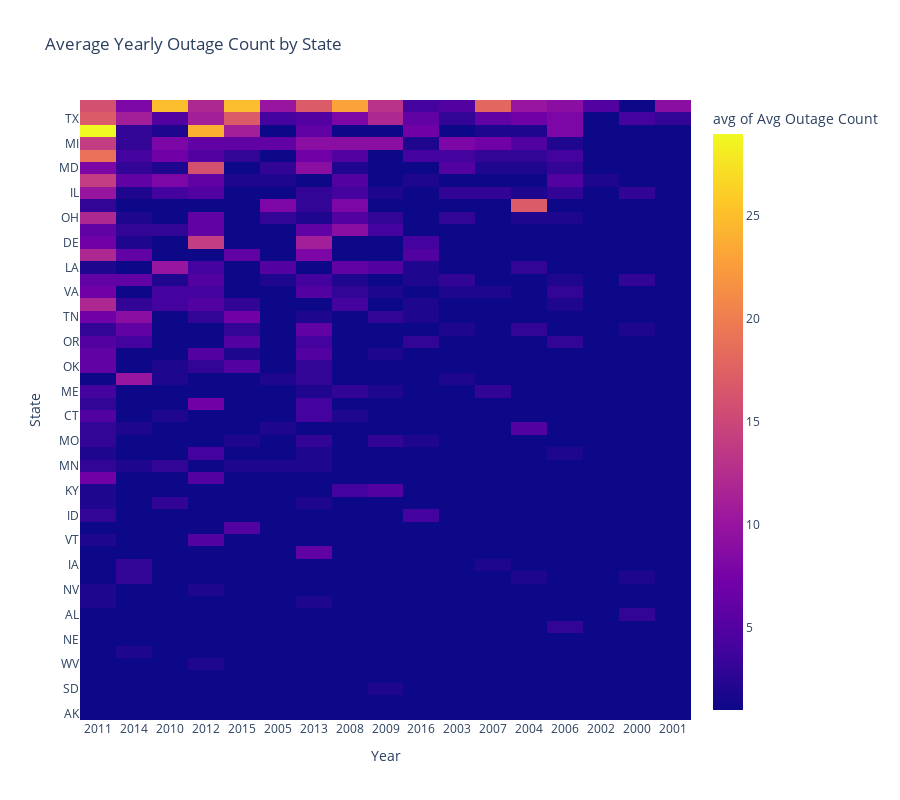

Notebook cell for this chart:
### Code cell
count_heatmap = px.density_heatmap(
    outage,
    x='year',
    y='state',
    z='yearly_outage_count_bystate',
    histfunc='avg',
    color_continuous_scale='Plasma',
    labels={'year': 'Year', 'state': 'State', 'yearly_outage_count_bystate': 'Avg Outage Count'},
    title='Average Yearly Outage Count by State'
)

count_heatmap.update_layout(
    yaxis={'categoryorder':'total ascending'},  # Sort states by total outages ascending
    xaxis=dict(dtick=1), 
    height=800,
    plot_bgcolor='#f0f0f0'
)

count_heatmap.show()

### Figure 1 — Plotly figure (JSON) as saved in the notebook; plotly's stock layout.template omitted (floating-point values rounded to 4 significant figures; data arrays with more than 128 entries replaced by an {"elided": "..."} marker saying what was removed)
{"data": [{"coloraxis": "coloraxis", "histfunc": "avg", "hovertemplate": "Year=%{x}<br>State=%{y}<br>avg of Avg Outage Count=%{z}<extra></extra>", "name": "", "type": "histogram2d", "x": {"elided": "1534 str values"}, "xaxis": "x", "xbingroup": "x", "y": {"elided": "1534 str values"}, "yaxis": "y", "ybingroup": "y", "z": {"elided": "1534 int values"}}], "layout": {"coloraxis": {"colorbar": {"title": {"text": "avg of Avg Outage Count"}}, "colorscale": [[0, "#0d0887"], [0.1111, "#46039f"], [0.2222, "#7201a8"], [0.3333, "#9c179e"], [0.4444, "#bd3786"], [0.5556, "#d8576b"], [0.6667, "#ed7953"], [0.7778, "#fb9f3a"], [0.8889, "#fdca26"], [1, "#f0f921"]]}, "height": 800, "legend": {"tracegroupgap": 0}, "plot_bgcolor": "#f0f0f0", "title": {"text": "Average Yearly Outage Count by State"}, "xaxis": {"anchor": "y", "domain": [0, 1], "dtick": 1, "title": {"text": "Year"}}, "yaxis": {"anchor": "x", "categoryorder": "total ascending", "domain": [0, 1], "title": {"text": "State"}}}}
